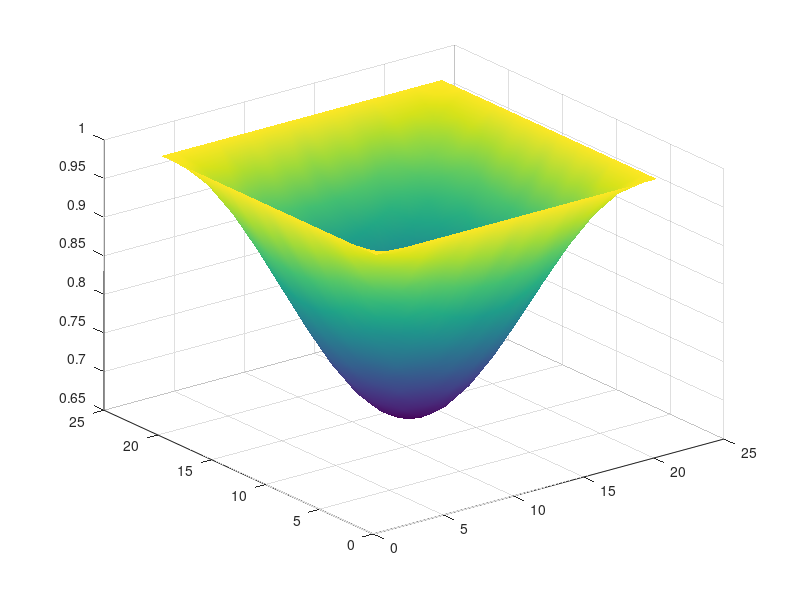

Write the MATLAB code that produced this figure. (Note: this script raises an error after producing the figure.)
% Auto-generated MATLAB script
field = [ ...
    1.00000000E+00   1.00000000E+00   1.00000000E+00   1.00000000E+00   1.00000000E+00   1.00000000E+00   1.00000000E+00   1.00000000E+00   1.00000000E+00   1.00000000E+00   1.00000000E+00   1.00000000E+00   1.00000000E+00   1.00000000E+00   1.00000000E+00   1.00000000E+00   1.00000000E+00   1.00000000E+00   1.00000000E+00   1.00000000E+00   1.00000000E+00; ...
    1.00000000E+00   9.92083788E-01   9.84365880E-01   9.77034330E-01   9.70276475E-01   9.64250326E-01   9.59113359E-01   9.54978287E-01   9.51957941E-01   9.50110495E-01   9.49494898E-01   9.50110495E-01   9.51957941E-01   9.54978287E-01   9.59113359E-01   9.64250326E-01   9.70276475E-01   9.77034330E-01   9.84365880E-01   9.92083788E-01   1.00000000E+00; ...
    1.00000000E+00   9.84365880E-01   9.69118595E-01   9.54643905E-01   9.41288233E-01   9.29396152E-01   9.19238210E-01   9.11084175E-01   9.05104518E-01   9.01470542E-01   9.00239289E-01   9.01470542E-01   9.05104518E-01   9.11084175E-01   9.19238210E-01   9.29396152E-01   9.41288233E-01   9.54643905E-01   9.69118595E-01   9.84365880E-01   1.00000000E+00; ...
    1.00000000E+00   9.77034330E-01   9.54643905E-01   9.33374286E-01   9.13769007E-01   8.96286726E-01   8.81383777E-01   8.69387507E-01   8.60625267E-01   8.55265558E-01   8.53479743E-01   8.55265558E-01   8.60625267E-01   8.69387507E-01   8.81383777E-01   8.96286726E-01   9.13769007E-01   9.33374286E-01   9.54643905E-01   9.77034330E-01   1.00000000E+00; ...
    1.00000000E+00   9.70276475E-01   9.41288233E-01   9.13769007E-01   8.88377249E-01   8.65767956E-01   8.46455812E-01   8.30953360E-01   8.19584846E-01   8.12675893E-01   8.10335159E-01   8.12675893E-01   8.19584846E-01   8.30953360E-01   8.46455812E-01   8.65767956E-01   8.88377249E-01   9.13769007E-01   9.41288233E-01   9.70276475E-01   1.00000000E+00; ...
    1.00000000E+00   9.64250326E-01   9.29396152E-01   8.96286726E-01   8.65767956E-01   8.38554025E-01   8.15355241E-01   7.96681345E-01   7.83041477E-01   7.74698377E-01   7.71918297E-01   7.74698377E-01   7.83041477E-01   7.96681345E-01   8.15355241E-01   8.38554084E-01   8.65767956E-01   8.96286726E-01   9.29396152E-01   9.64250326E-01   1.00000000E+00; ...
    1.00000000E+00   9.59113359E-01   9.19238210E-01   8.81383777E-01   8.46455812E-01   8.15355241E-01   7.88790226E-01   7.67465591E-01   7.51827538E-01   7.42323756E-01   7.39104033E-01   7.42323756E-01   7.51827538E-01   7.67465591E-01   7.88790226E-01   8.15355241E-01   8.46455812E-01   8.81383777E-01   9.19238210E-01   9.59113359E-01   1.00000000E+00; ...
    1.00000000E+00   9.54978287E-01   9.11084175E-01   8.69387507E-01   8.30953360E-01   7.96681345E-01   7.67465591E-01   7.43948519E-01   7.26770937E-01   7.16264009E-01   7.12762833E-01   7.16264009E-01   7.26770937E-01   7.43948519E-01   7.67465591E-01   7.96681345E-01   8.30953360E-01   8.69387507E-01   9.11084175E-01   9.54978287E-01   1.00000000E+00; ...
    1.00000000E+00   9.51957941E-01   9.05104518E-01   8.60625267E-01   8.19584846E-01   7.83041477E-01   7.51827538E-01   7.26770937E-01   7.08396256E-01   6.97229147E-01   6.93446100E-01   6.97229147E-01   7.08396256E-01   7.26770937E-01   7.51827598E-01   7.83041477E-01   8.19584846E-01   8.60625267E-01   9.05104518E-01   9.51957941E-01   1.00000000E+00; ...
    1.00000000E+00   9.50110495E-01   9.01470542E-01   8.55265558E-01   8.12675893E-01   7.74698377E-01   7.42323756E-01   7.16264009E-01   6.97229147E-01   6.85586333E-01   6.81706429E-01   6.85586333E-01   6.97229147E-01   7.16264069E-01   7.42323756E-01   7.74698377E-01   8.12675893E-01   8.55265617E-01   9.01470542E-01   9.50110495E-01   1.00000000E+00; ...
    1.00000000E+00   9.49494898E-01   9.00239289E-01   8.53479743E-01   8.10335159E-01   7.71918297E-01   7.39104033E-01   7.12762833E-01   6.93446100E-01   6.81706429E-01   6.77729487E-01   6.81706429E-01   6.93446100E-01   7.12762833E-01   7.39104092E-01   7.71918297E-01   8.10335159E-01   8.53479743E-01   9.00239348E-01   9.49494898E-01   1.00000000E+00; ...
    1.00000000E+00   9.50110495E-01   9.01470542E-01   8.55265558E-01   8.12675893E-01   7.74698377E-01   7.42323756E-01   7.16264009E-01   6.97229147E-01   6.85586333E-01   6.81706429E-01   6.85586333E-01   6.97229147E-01   7.16264069E-01   7.42323756E-01   7.74698377E-01   8.12675893E-01   8.55265617E-01   9.01470542E-01   9.50110495E-01   1.00000000E+00; ...
    1.00000000E+00   9.51957941E-01   9.05104518E-01   8.60625267E-01   8.19584846E-01   7.83041477E-01   7.51827538E-01   7.26770937E-01   7.08396256E-01   6.97229147E-01   6.93446100E-01   6.97229147E-01   7.08396256E-01   7.26770937E-01   7.51827598E-01   7.83041477E-01   8.19584846E-01   8.60625267E-01   9.05104518E-01   9.51957941E-01   1.00000000E+00; ...
    1.00000000E+00   9.54978287E-01   9.11084175E-01   8.69387507E-01   8.30953360E-01   7.96681345E-01   7.67465591E-01   7.43948519E-01   7.26770937E-01   7.16264069E-01   7.12762833E-01   7.16264069E-01   7.26770937E-01   7.43948519E-01   7.67465591E-01   7.96681345E-01   8.30953360E-01   8.69387507E-01   9.11084175E-01   9.54978287E-01   1.00000000E+00; ...
    1.00000000E+00   9.59113359E-01   9.19238210E-01   8.81383777E-01   8.46455812E-01   8.15355241E-01   7.88790226E-01   7.67465591E-01   7.51827598E-01   7.42323756E-01   7.39104092E-01   7.42323756E-01   7.51827598E-01   7.67465591E-01   7.88790226E-01   8.15355241E-01   8.46455812E-01   8.81383777E-01   9.19238210E-01   9.59113359E-01   1.00000000E+00; ...
    1.00000000E+00   9.64250326E-01   9.29396152E-01   8.96286726E-01   8.65767956E-01   8.38554084E-01   8.15355241E-01   7.96681345E-01   7.83041477E-01   7.74698377E-01   7.71918297E-01   7.74698377E-01   7.83041477E-01   7.96681345E-01   8.15355241E-01   8.38554084E-01   8.65767956E-01   8.96286726E-01   9.29396152E-01   9.64250326E-01   1.00000000E+00; ...
    1.00000000E+00   9.70276475E-01   9.41288233E-01   9.13769007E-01   8.88377249E-01   8.65767956E-01   8.46455812E-01   8.30953360E-01   8.19584846E-01   8.12675893E-01   8.10335159E-01   8.12675893E-01   8.19584846E-01   8.30953360E-01   8.46455812E-01   8.65767956E-01   8.88377249E-01   9.13769007E-01   9.41288233E-01   9.70276475E-01   1.00000000E+00; ...
    1.00000000E+00   9.77034330E-01   9.54643905E-01   9.33374286E-01   9.13769007E-01   8.96286726E-01   8.81383777E-01   8.69387507E-01   8.60625267E-01   8.55265617E-01   8.53479743E-01   8.55265617E-01   8.60625267E-01   8.69387507E-01   8.81383777E-01   8.96286726E-01   9.13769007E-01   9.33374286E-01   9.54643905E-01   9.77034330E-01   1.00000000E+00; ...
    1.00000000E+00   9.84365880E-01   9.69118595E-01   9.54643905E-01   9.41288233E-01   9.29396152E-01   9.19238210E-01   9.11084175E-01   9.05104518E-01   9.01470542E-01   9.00239348E-01   9.01470542E-01   9.05104518E-01   9.11084175E-01   9.19238210E-01   9.29396152E-01   9.41288233E-01   9.54643905E-01   9.69118595E-01   9.84365880E-01   1.00000000E+00; ...
    1.00000000E+00   9.92083788E-01   9.84365880E-01   9.77034330E-01   9.70276475E-01   9.64250326E-01   9.59113359E-01   9.54978287E-01   9.51957941E-01   9.50110495E-01   9.49494898E-01   9.50110495E-01   9.51957941E-01   9.54978287E-01   9.59113359E-01   9.64250326E-01   9.70276475E-01   9.77034330E-01   9.84365880E-01   9.92083788E-01   1.00000000E+00; ...
    1.00000000E+00   1.00000000E+00   1.00000000E+00   1.00000000E+00   1.00000000E+00   1.00000000E+00   1.00000000E+00   1.00000000E+00   1.00000000E+00   1.00000000E+00   1.00000000E+00   1.00000000E+00   1.00000000E+00   1.00000000E+00   1.00000000E+00   1.00000000E+00   1.00000000E+00   1.00000000E+00   1.00000000E+00   1.00000000E+00   1.00000000E+00 ];

% Surface plot (auto-generated)
[ny, nx] = size(field);
[X, Y] = meshgrid(1:nx, 1:ny);
fig = figure('Color','w');
ax = axes('Parent', fig);
h = surf(ax, X, Y, field);
shading(ax, 'interp');
colormap(ax, parula);
cb = colorbar(ax);
cb.Label.String = 'field value';
grid(ax, 'on');
box(ax, 'on');
axis(ax, 'tight');
view(ax, 45, 30);
xlabel(ax, 'i (x index)');
ylabel(ax, 'j (y index)');
zlabel(ax, 'field');
title(ax, sprintf('field (%d x %d)', ny, nx));
set(ax, 'FontSize', 12, 'LineWidth', 1);
set(h, 'EdgeColor', 'k');
drawnow;
